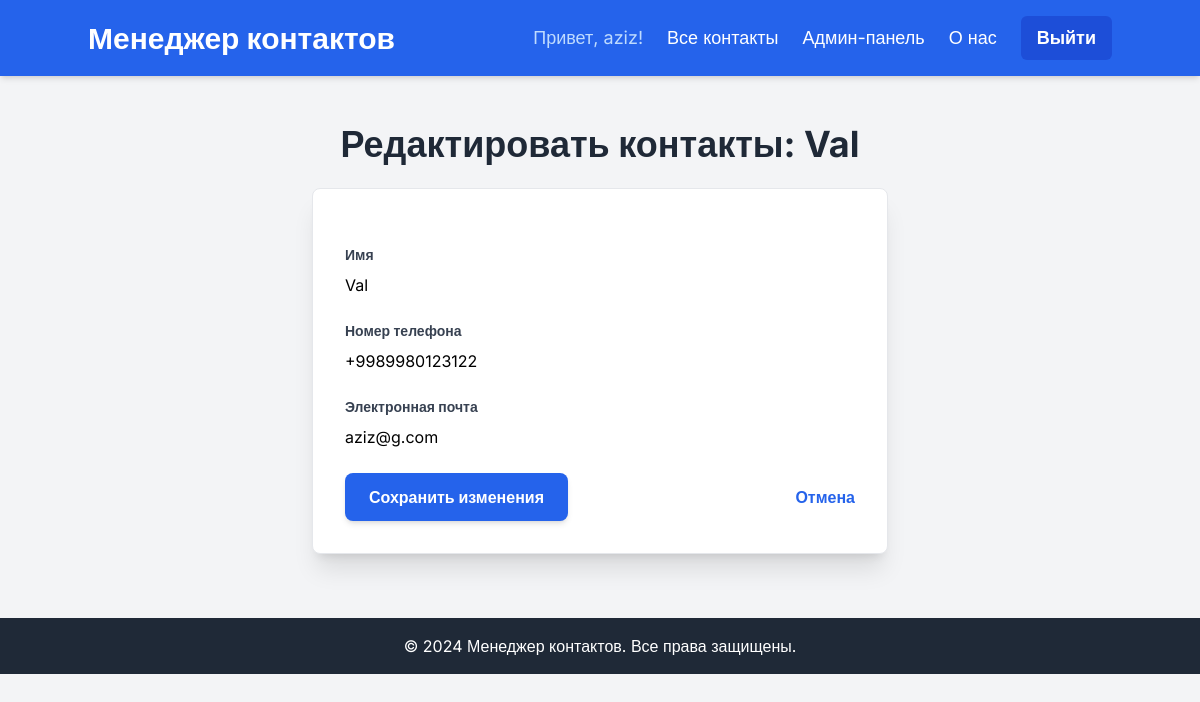
The page /contacts/edit/17/ (signed in) on the database as committed earlier.
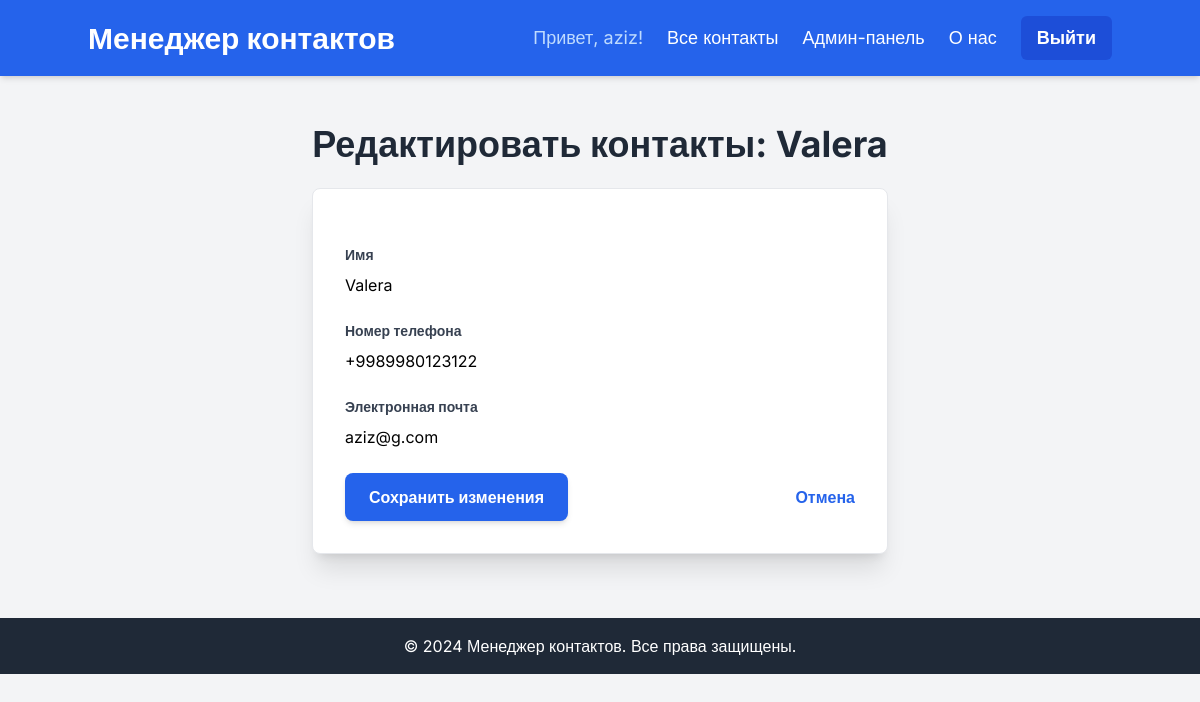
The same page on the database as committed later.
### contacts/models.py (models this page shows, shortened)
class Contact(models.Model):
    name = models.CharField(max_length=100)
    phone_number = models.CharField(max_length=20,unique=True)
    email = models.EmailField(unique=True)
    created_at = models.DateTimeField(auto_now_add=True)
    class Meta:
        ordering = ['name']

### contacts/views.py (the view)
# urls.py: path('edit/<int:pk>/', views.edit_contact, name='edit_contact'), # Resolves to /contacts/edit/PK/
@login_required
def edit_contact(request, pk):
    contact = get_object_or_404(Contact, pk=pk)
    if request.method == "POST":
        form = ContactForm(request.POST, instance=contact)
        if form.is_valid():
            form.save()
            return redirect('/contacts/')
    else:
            form = ContactForm(instance=contact)
    context = {
        "form": form,
        'page_title': f'Редактировать контакты: {contact.name}',
        'submit_button_text': 'Сохранить изменения',
    }
    return render(request,'contacts/edit_contact.html',context)

### contacts/forms.py
class ContactForm(forms.ModelForm):
    class Meta:
        model = Contact
        fields = ['name','phone_number','email']
        labels = {
            'name': "Имя",
            'phone_number': "Номер телефона",
            'email': 'Электронная почта'
        }
        widgets = {
            'name': forms.TextInput(attrs={'placeholder': 'Имя контакта', 'class': 'form-input'}),
            'phone_number': forms.TextInput(attrs={'placeholder': 'XXX-XXX-XXXX', 'class': 'form-input'}),
            'email': forms.EmailInput(attrs={'placeholder': 'contact@example.com', 'class': 'form-input'}),
        }

### templates/contacts/edit_contact.html (shortened to what this page needs)
{% extends 'base.html' %}
{% block page_title_block %}{{ page_title }}{% endblock %}
{% block content %}
    <div class="max-w-xl mx-auto bg-white p-8 rounded-lg shadow-xl border border-gray-200">
        <form method="post" class="space-y-6">
            {% for field in form %}
                <div class="mb-4">
                    <label for="{{ field.id_for_label }}" class="block text-gray-700 text-sm font-bold mb-2">
                        {{ field.label }}
                    </label>
                    {{ field }}
                </div>
            {% endfor %}
            <div class="flex items-center justify-between mt-6">
                <button type="submit" class="bg-blue-600 hover:bg-blue-700 text-white font-bold py-3 px-6 rounded-lg shadow-md transition duration-300 ease-in-out transform hover:scale-105 focus:outline-none focus:ring-2 focus:ring-blue-500 focus:ring-opacity-50">
                    {{ submit_button_text }}
                </button>
                <a href="{% url 'contacts:contact_list' %}" class="inline-block align-baseline font-bold text-blue-600 hover:text-blue-800 transition duration-300">
                    Отмена
                </a>
            </div>
        </form>
    </div>
{% endblock %}

Rows that differ between the two databases and show on the page:
changed Contact "aziz@g.com": name "Val" → "Valera"
Other text that changed with them:
{{ page_title }}: "Редактировать контакты: Val" → "Редактировать контакты: Valera"
